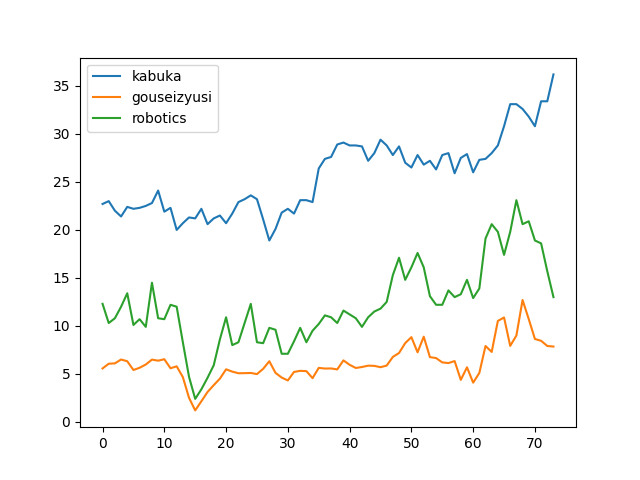

Source code (Python):
import torch

# 3つの時系列データを作成
# time_series1 = torch.randn(10)  # 時系列データ1
# time_series2 = torch.randn(10)  # 時系列データ2
# time_series3 = torch.randn(10)  # 時系列データ3

import pandas as pd
df1 = pd.read_csv("kabuka_small_add_day.csv",sep=",")
df2 = pd.read_csv("gouseizyusi.csv",sep=",")
df3 = pd.read_csv("test_small.csv",sep=",") # pd.read_csv("kabuka_small.csv",sep=",")
df1.columns = ["date", "actions"]
df2.columns = ["date", "actions"]
df3.columns = ["date", "actions"]
from datetime import datetime as dt
df1.date = df1.date.apply(lambda d: dt.strptime(str(d), "%Y/%m/%d"))
df2.date = df2.date.apply(lambda d: dt.strptime(str(d), "%Y/%m/%d"))
df3.date = df3.date.apply(lambda d: dt.strptime(str(d), "%Y/%m/%d"))

# 時系列データを結合して入力とする
# input_data = torch.stack((time_series1, time_series2, time_series3), dim=1)
# input_data = torch.stack((df1, df2, df3), dim=1)
print("*****")
print(df1)
print("*****")
print(df2)
print("*****")
print(df3)
print("*****")
input_data = torch.stack((torch.tensor(df1['actions'].values), torch.tensor(df2['actions'].values), torch.tensor(df3['actions'].values)), dim=1)


# 入力データの形状を表示
print("Input shape:", input_data.shape)

# print("*****")
# print(time_series1)
# print("*****")
# print(time_series2)
# print("*****")
# print(time_series3)
# print("*****")
# print("*****")
# # print(df1)
# print("*****")
# print(df2)
# print("*****")
# print(df3)
# print("*****")
print(input_data)

import matplotlib.pyplot as plt
# plt.plot(time_series1, label="1")
# plt.plot(time_series2, label="2")
# plt.plot(time_series3, label="3")
# plt.legend()
# plt.show()

# plt.plot(input_data, label="inputdata")
plt.plot(input_data, label=("kabuka","gouseizyusi","robotics"))
plt.legend()
# plt.show()
plt.savefig("multi_input.png")
